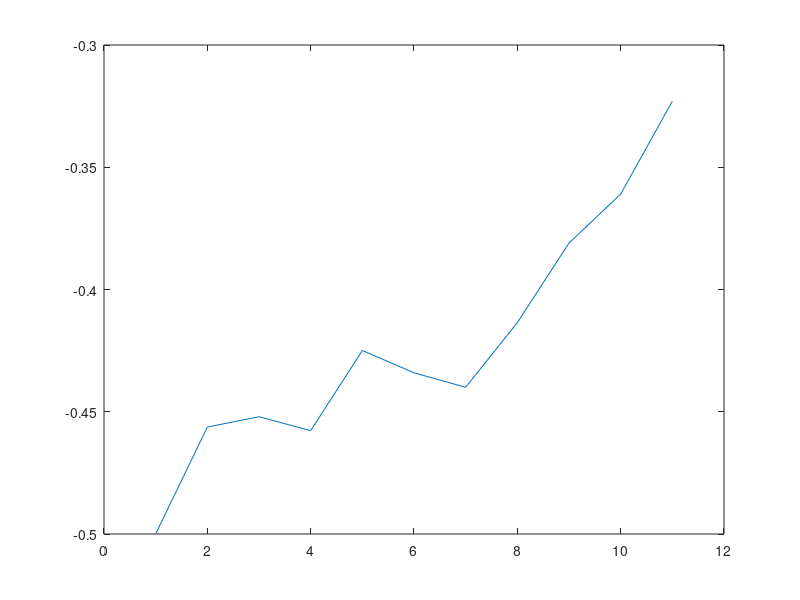
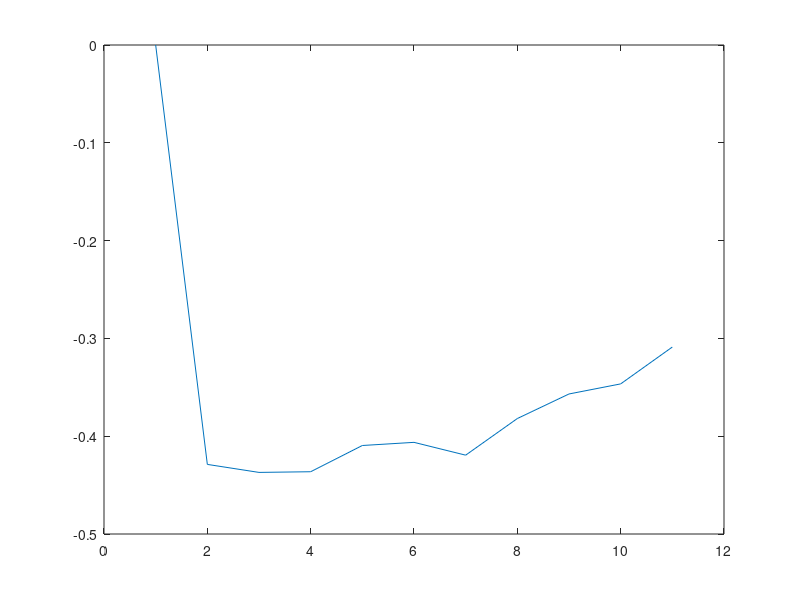

Source code (MATLAB) for these figures, in order: (Note: this script raises an error after producing the figures.)
%%%%%%%%%%%%%%%%%%%%%%%%%%%%%%%%%%%%%%%%%%%%%%%%%%%%%%%%%%%%%%%%%%%%%%%%%%%%%%%%%%%%%%%%%%%%%
%                                      Spline Filter                                        %
%%%%%%%%%%%%%%%%%%%%%%%%%%%%%%%%%%%%%%%%%%%%%%%%%%%%%%%%%%%%%%%%%%%%%%%%%%%%%%%%%%%%%%%%%%%%%
%                   S.Rajiv, B. Balaji, R.Tharmarasa,  and T.Kirubarajan                    %
%           ECE Dept., McMaster University, Hamilton, Ontario, L8S 4K1, Canada.             %
%           sithirr@mcmaster.ca, tharman@grads.ece.mcmaster.ca, kiruba@mcmaster.ca          %
%                                                                                           %
%                                 B. Balaji and M.McDonald                                  %
%              Defence R&D Canada, 3701 Carling Avenue, Ottawa, ON K1A 0Z4, Canada.         %
%						   bhashyam.balaji@drdc-rddc.gc.ca                                  %
%                           mike.mcdonald@drdc-rddc.gc.ca                                   %
%                                                                                           %
%                                       M.Pelletier                                         %
%                           FLIR - Radars, Laval, QC, Canada.                               %
%                               Michel.Pelletier@flir.com                                   %
%%%%%%%%%%%%%%%%%%%%%%%%%%%%%%%%%%%%%%%%%%%%%%%%%%%%%%%%%%%%%%%%%%%%%%%%%%%%%%%%%%%%%%%%%%%%%
function MyTrial()

clear all;
close all;

%Signal Part

USE_ONLY_SIGNIFICANYT_POINTS = 0;
dt=0.01;
X0=-0.50;
NTsteps=10%200;
X1(1:NTsteps+1)=0;
X1(1)=X0;
sigma_x=0.3;
for ii=1:NTsteps
    Winc=sqrt(dt)*randn;
    fx1=1.2*cos(3*X1(ii));
    gx1=sigma_x;
    X1(ii+1)=X1(ii)+dt*fx1+Winc*gx1;
end
figure(1);
plot(X1)
%Measurement Part: Continuous-Discrete Model

cdY0=0;
cdY1(1:NTsteps+1)=0;
cdY1(1)=cdY0;
cdsigma_y1=0.05; %0.05, 0.0125 in C-C
for ii=1:NTsteps
    cdWincy=sqrt(dt)*randn;
    %cdf1=X1(ii+1);
    cdgy1=cdsigma_y1;
    cdY1(ii+1)=atan(X1(ii+1))+cdgy1*cdWincy;
end
figure(3);
plot(cdY1)

% Compute the transition probability density

dx1=0.01;
X1lims=-1.5:dx1:1.5;

lx1=length(X1lims);

r=0.5; %Symmetric discretization

for ii=1:lx1
    for jj=1:lx1
        x=X1lims(ii);
        y=X1lims(jj);
        X1r=X1lims(ii)+r*(X1lims(jj)-X1lims(ii));
        P(jj,ii)=(1./(sqrt(2*pi*dt)*sigma_x)).*...
            exp(-0.5*dt*(1/sigma_x^2)*( (x-y)./dt-1.2*cos(3*X1r)).^2+...
            r*dt*3.6*sin(3*X1r));
    end
end

%This part is spline version.
% Coverting Transition Probability to a 2D Spline
% The values of x are stored in X1lims vector and the transiiton
% probabilites are stored in P matrix.
Points ={X1lims,X1lims};

%definingtransitionsplines;
for ii = 1: lx1
    Pnorm(ii,:) = P(ii,:)/sum(P(ii,:));
end
for tt = 1:lx1
    if USE_ONLY_SIGNIFICANYT_POINTS == 1
        [sign_points] = find_significant_points(P(tt,:), lx1);
    else
        sign_points = 1:lx1;
    end
    Probability(tt) = spaps(X1lims(sign_points), P(tt,sign_points), 1e-10);    
end
%Here we are essentially trying to multiply the Transition probabilty
%spline with the prior.

%Initialize pdf
%This part is spline version.
t(1:lx1)=1;
% the prior is the first rox of t matrix as it represents
%  P(i,j) means the probability of going from j to i in this case.
prior = spaps(X1lims, t(1,:), 1e-10);
%for ss = 1:NTsteps
%  multiplyingpriorandtransition;
predicted = prior;
for kk = 1:NTsteps
    for uu = 1: lx1
        tpred(uu)= fncmb( predicted ,'*', Probability(uu));
        predsum(uu) = fnval(fnint(tpred(uu)), tpred(uu).breaks(end));
    end
end
if sign_points(end) < lx1-2
    sign_points = [sign_points ceil((lx1 + sign_points(end))/2)];
end
if isempty(sign_points == lx1)
    sign_points = [sign_points lx1];
end

end
